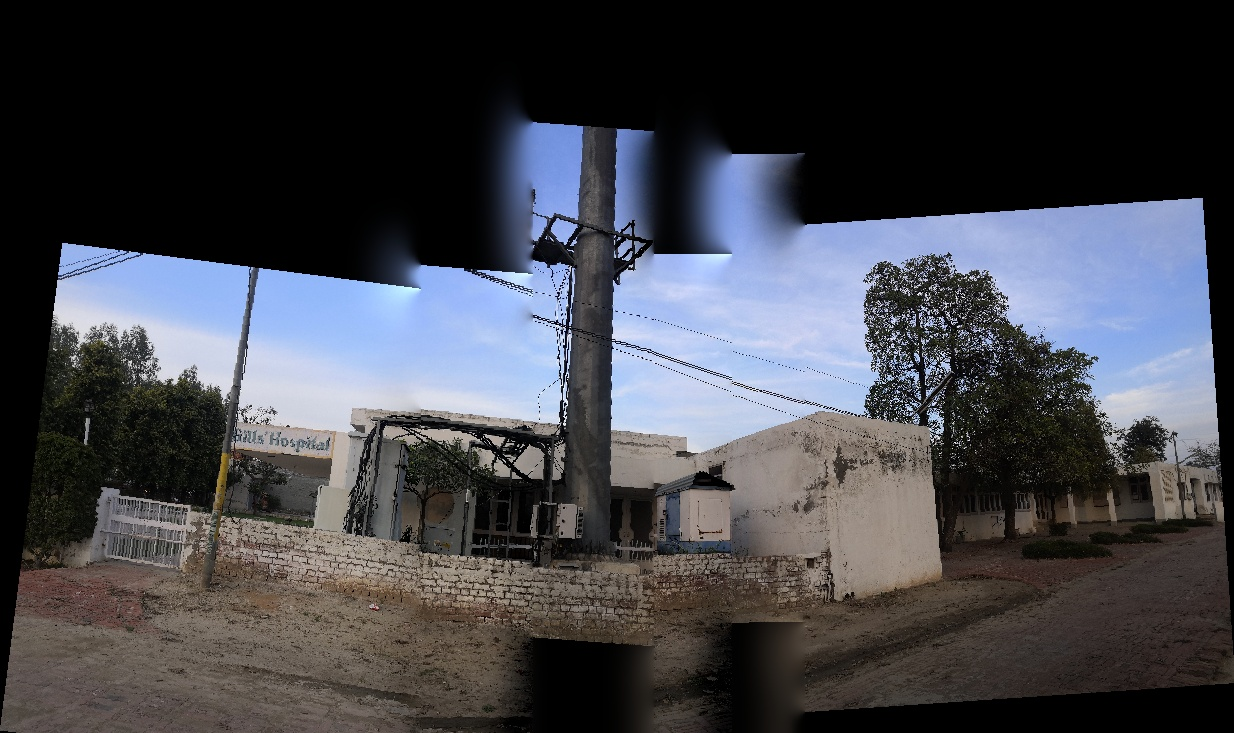
#> input picture Ass2/rough/PanoramaStitching/Panaroma_Image_4_affine.jpg, 1234 x 733 px, given in place of result.jpg, which was not available
$ python sharpening.py   (older library calls are emulated)
#> lines starting #> are read from the running program, lines starting #| are printed output that depends on the picture; pictures that were not available may be replaced by others from this repository, and a replacement may not be noted
import numpy as np
import cv2
import os
import math

global image_id

def unsharp_masking(image,ksize=(3,3), sigma=2.0):
	blurred_image = cv2.GaussianBlur(image, (7, 7), 1.0)

	image = image.astype('int16')
	blurred_image = blurred_image.astype('int16')

	unsharp_mask = cv2.addWeighted(image, 1.0, blurred_image, -1.0, 0)
	cv2.imwrite("{}/unsharp_mask.png".format(image_id) , unsharp_mask)

	#add the edge information to the image
	sharp_image = cv2.addWeighted(image, 1.0, unsharp_mask, 4.0, 0)
	#sharp_image = sharp_image-np.
	return sharp_image

def sharp_using_Laplacian(image,ksize=3):
	ddepth = cv2.CV_16S
	gray = cv2.cvtColor(image, cv2.COLOR_BGR2GRAY)
	laplacian_kernel = np.array([[1, 1, 1],
                   				[1, -8,1],
                   				[1, 1, 1]])
	image = image.astype('int16')

	laplacian = cv2.filter2D(src=image, ddepth=-1, kernel=laplacian_kernel)

	cv2.imwrite("{}/laplacian.png".format(image_id) , laplacian)

	#add the edge information to the image
	sharp_image = cv2.addWeighted(image, 1.0, laplacian, -2, 0)
	return sharp_image

# Source: https://en.wikipedia.org/wiki/Kernel_(image_processing)
def sharp_using_Convolution(image):
	sharpening_kernel = np.array([[0, -1, 0],
				                   [-1, 5,-1],
				                   [0, -1, 0]])

	sharp_image = cv2.filter2D(src=image, ddepth=-1, kernel=sharpening_kernel)
	return sharp_image


def generate_lookup_table(gamma):
    table = np.array([((i / 255.0) ** (1.0/gamma)) * 255 for i in np.arange(0, 256)]).astype("uint8")
    return table

def perform_gamma_correction(image, gamma):
	table = generate_lookup_table(gamma)
	return cv2.LUT(image, table)


def unsharp_mask(image, kernel_size=(3, 3), sigma=1.0, amount=1.0, threshold=0):
    """Return a sharpened version of the image, using an unsharp mask."""
    blurred = cv2.GaussianBlur(image, kernel_size, sigma)
    sharpened = float(amount + 1) * image - float(amount) * blurred
    sharpened = np.maximum(sharpened, np.zeros(sharpened.shape))
    sharpened = np.minimum(sharpened, 255 * np.ones(sharpened.shape))
    sharpened = sharpened.round().astype(np.uint8)
    if threshold > 0:
        low_contrast_mask = np.absolute(image - blurred) < threshold
        np.copyto(sharpened, image, where=low_contrast_mask)
    return sharpened
def example():
    image = cv2.imread("result.jpg")
    sharpened_image = unsharp_mask(image)
    cv2.imwrite('my-sharpened-image.jpg', sharpened_image)


if __name__ == "__main__":

	image_set = "fog"
	global image_id
	image_id = int(input("enter the image id: "))
#> the answer given: 3

	dir_path = "../data/{}/{}".format(image_set, image_id)
	example()
#> in example, image is the input picture: shape (733, 1234, 3); mean B, G, R 73.9, 67.5, 66.4
#> in unsharp_mask, `sharpened = float(amount + 1) * image - float(amount) * blurred`:
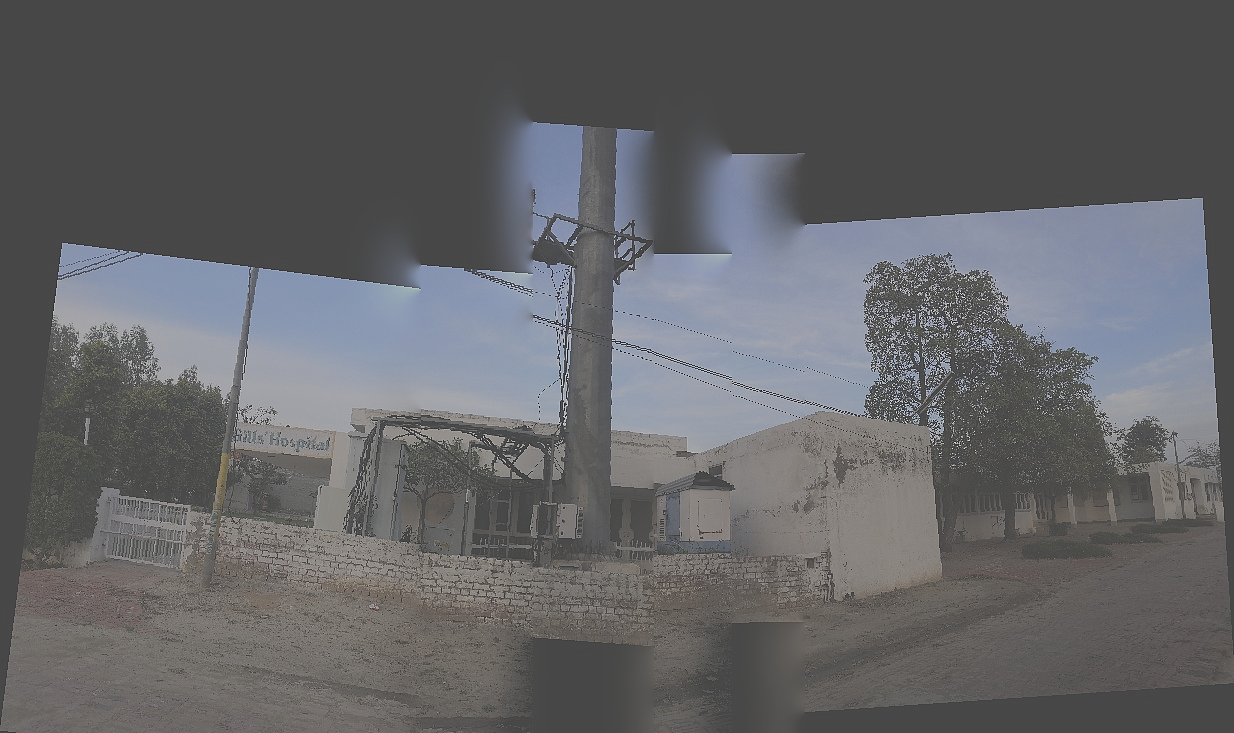
#> sharpened: shape (733, 1234, 3) float64; mean B, G, R 73.9, 67.5, 66.4; drawn with min black and max white
	#image = cv2.imread(os.path.join(dir_path, "foggy.png"))
	image = cv2.imread( "result.jpg")
	ksize=(3,3)
	sigma = 1.0
	sharp_image_unsharp_masking = unsharp_masking(image,ksize=ksize, sigma=sigma)
	cv2.putText(sharp_image_unsharp_masking, "sigma={}_ksize={}".format(sigma, ksize), (10, 30),cv2.FONT_HERSHEY_SIMPLEX, 0.8, (0, 0, 255), 3)
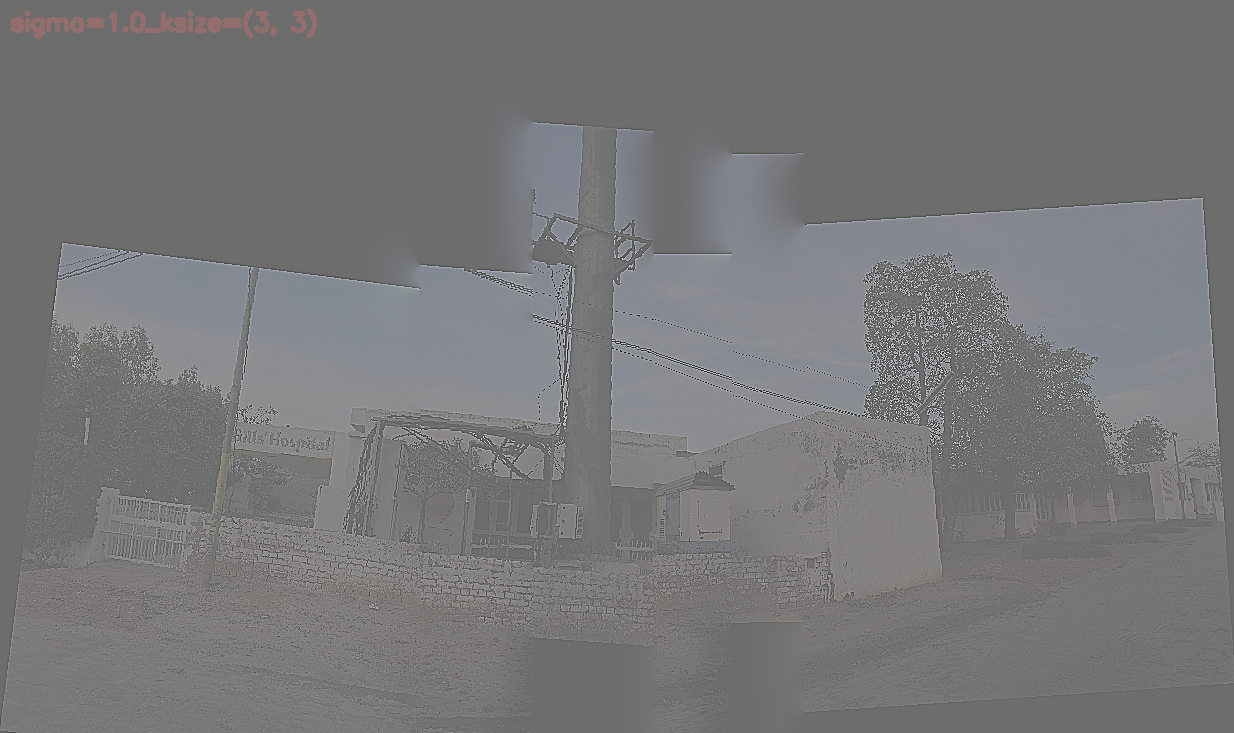
#> sharp_image_unsharp_masking: shape (733, 1234, 3) int16; mean B, G, R 73.9, 67.5, 67.4; drawn with min black and max white

	cv2.imwrite("{}/sharp_image_unsharp_masking_{}_{}.png".format(image_id,sigma,ksize) , sharp_image_unsharp_masking)

	sharp_image_unsharp_masking = cv2.imread("{}/sharp_image_unsharp_masking_{}_{}.png".format(image_id,sigma,ksize))

	for gamma in [0.6, 0.7, 0.8, 0.9, 1.0, 1.1, 1.2]:
		gamma_adjusted = perform_gamma_correction(sharp_image_unsharp_masking, gamma)
		cv2.putText(gamma_adjusted, "g={}".format(gamma), (30,60),cv2.FONT_HERSHEY_SIMPLEX, 0.8, (0, 0, 255), 2)
		cv2.imwrite("gamma_corrected_output_g_"+str(gamma)+".jpg", gamma_adjusted)
#> this loop made 7 passes
#> pass 1, `gamma_adjusted = perform_gamma_correction(sharp_image_unsharp_masking,..`:
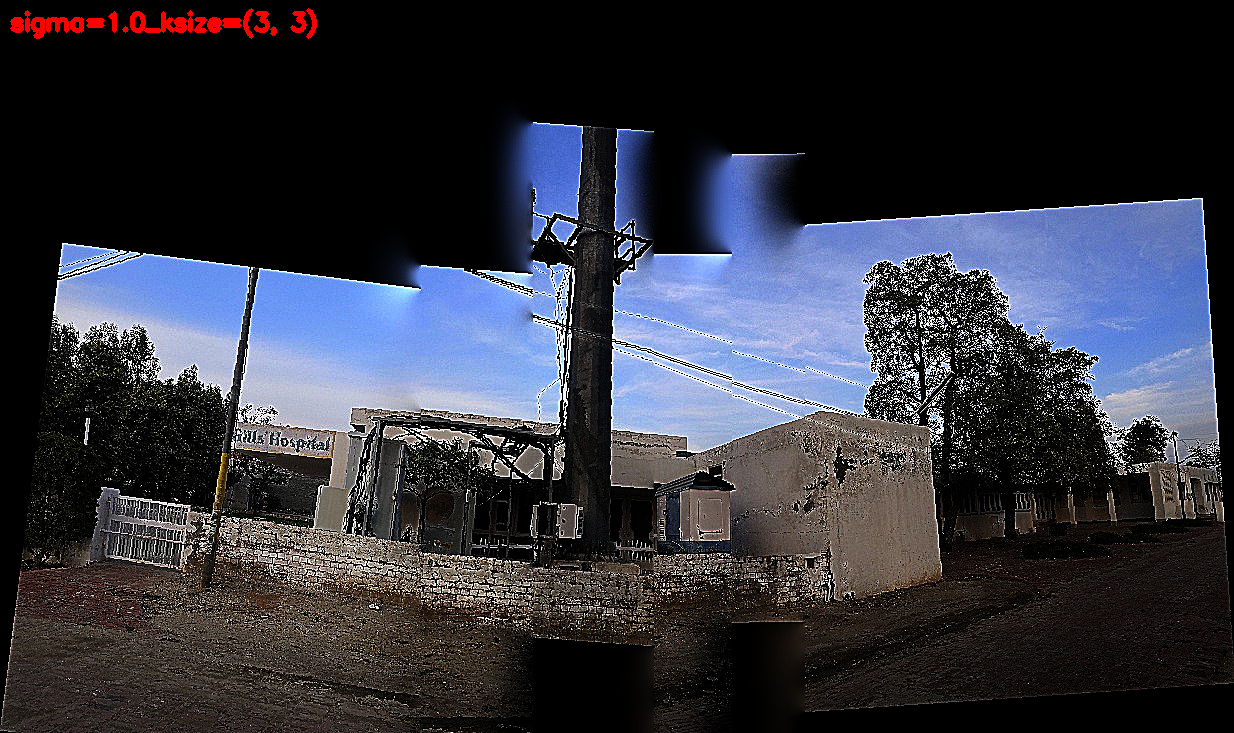
#> gamma_adjusted: shape (733, 1234, 3); mean B, G, R 62.1, 52.1, 50.5

	sharp_image_laplacian = sharp_using_Laplacian(image,ksize=3)
#> in sharp_using_Laplacian, `ddepth = cv2.CV_16S`: ddepth = 3
	sharp_image_conv = sharp_using_Convolution(image)
	print(type(sharp_image_unsharp_masking[0,0,0]))
#| <class 'numpy.uint8'>
	#write outputs
	if not os.path.exists("./{}".format(image_id) ):
		os.makedirs(str(image_id))

	sharpened_image = unsharp_mask(image)
	cv2.imwrite('{}/my-sharpened-image.png', sharpened_image)
	cv2.imwrite("{}/image.png".format(image_id) , image)
	cv2.imwrite("{}/sharp_image_unsharp_masking.png".format(image_id) , sharp_image_unsharp_masking)
	cv2.imwrite("{}/sharp_image_laplacian.png".format(image_id) , sharp_image_laplacian)
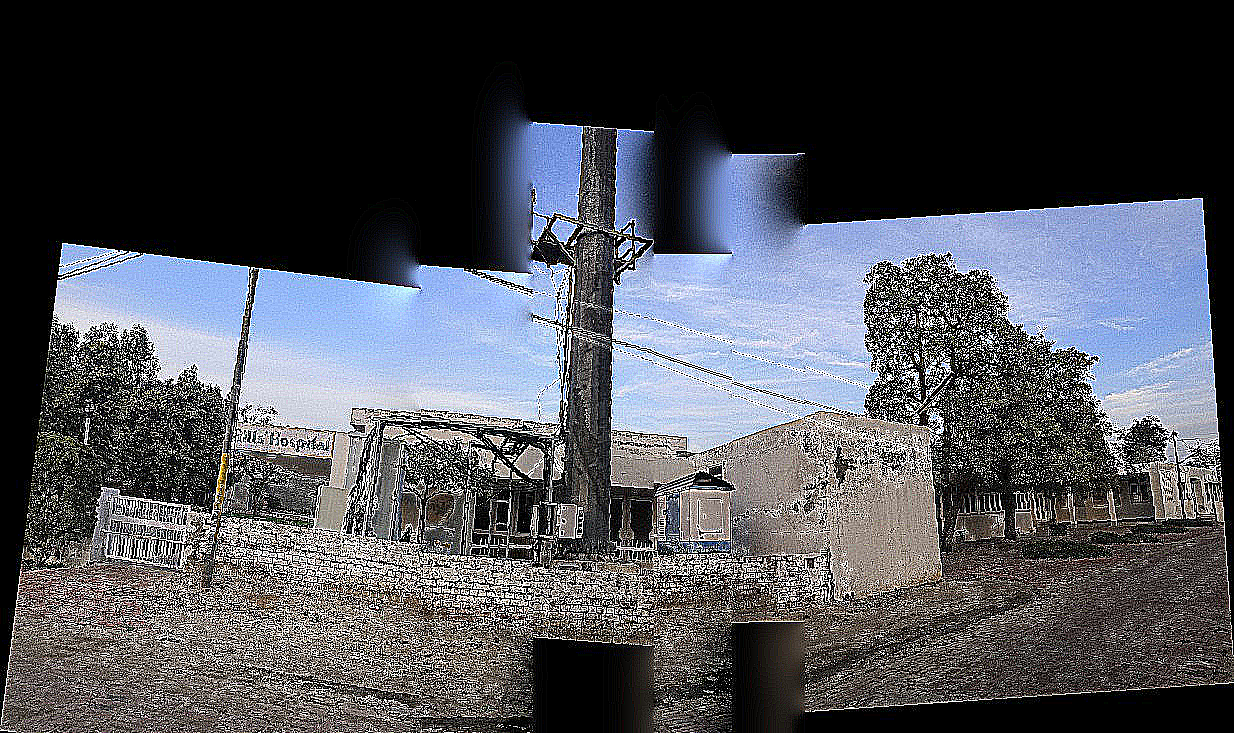
#> saved as sharp_image_laplacian.png: shape (733, 1234, 3); mean B, G, R 85.9, 79.3, 77.2
	cv2.imwrite("{}/sharp_image_conv.png".format(image_id) , sharp_image_conv)

$ run again, on Ass2/rough/PanoramaStitching/Panaroma_Image_2.jpg
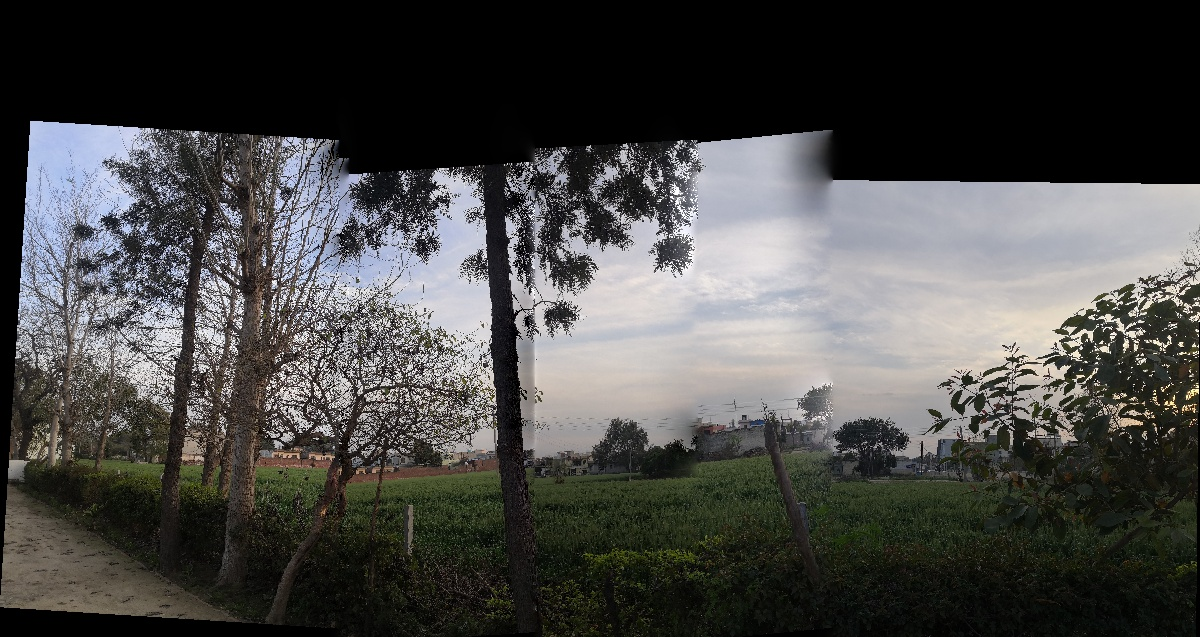
#> input picture Ass2/rough/PanoramaStitching/Panaroma_Image_2.jpg, 1200 x 637 px, given in place of result.jpg, which was not available
#> in example, image is the input picture: shape (637, 1200, 3); mean B, G, R 70.8, 72.5, 72.7
#> `cv2.putText(sharp_image_unsharp_masking, "sigma={}_ksize={}".format(si..`:
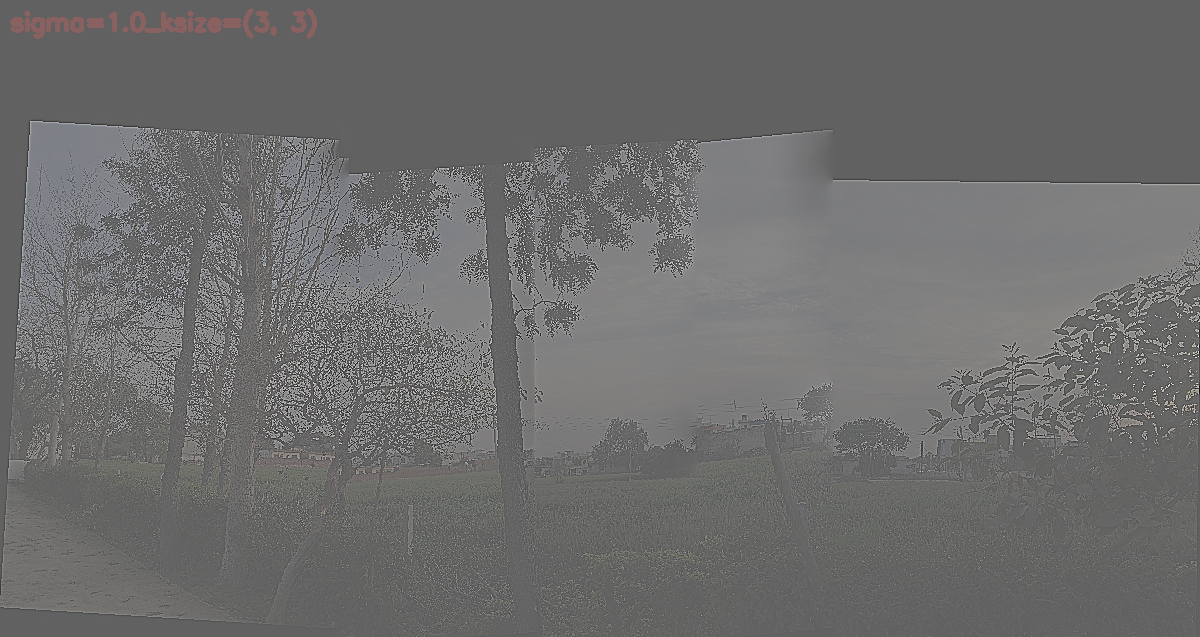
#> sharp_image_unsharp_masking: shape (637, 1200, 3) int16; mean B, G, R 70.8, 72.4, 73.8; drawn with min black and max white
#> `cv2.imwrite("{}/sharp_image_unsharp_masking_{}_{}.png".format(image_id..`:
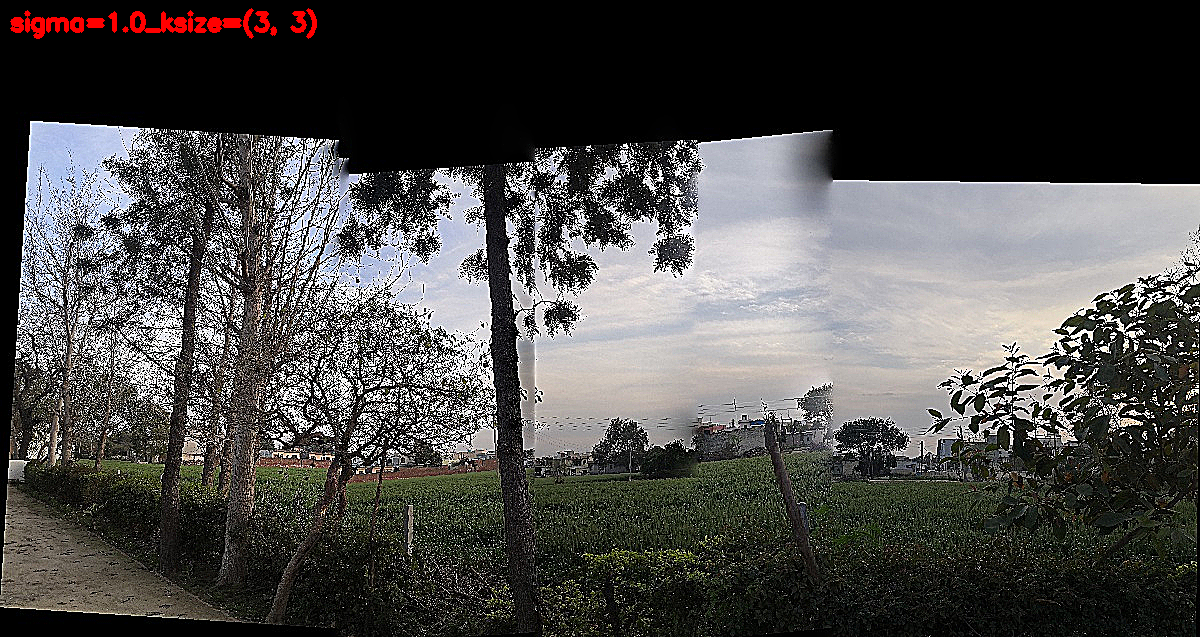
#> saved as sharp_image_unsharp_masking_1.0_(3, 3).png: shape (637, 1200, 3); mean B, G, R 73.6, 75, 76.2
#> ddepth = 3
#| <class 'numpy.uint8'>
